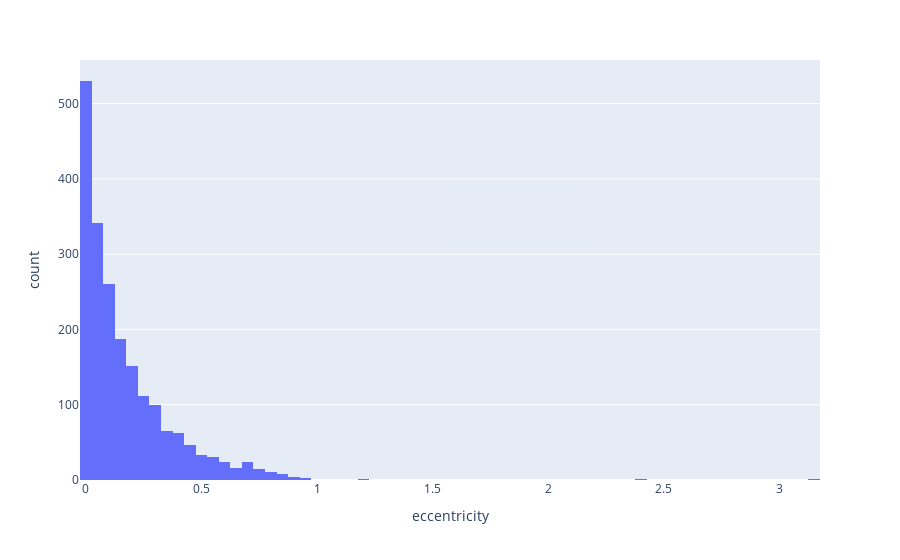

The notebook cell this image was saved under:
### Markdown cell above
## plotting the histogram of the eccentricity data

### Code cell
import plotly.express as px
fig = px.histogram(e_non_nan, nbins=100, x="eccentricity")
fig.show()

### Figure 1 — Plotly figure (JSON) as saved in the notebook; plotly's stock layout.template omitted (floating-point values rounded to 4 significant figures; data arrays with more than 128 entries replaced by an {"elided": "..."} marker saying what was removed)
{"data": [{"alignmentgroup": "True", "bingroup": "x", "hovertemplate": "eccentricity=%{x}<br>count=%{y}<extra></extra>", "legendgroup": "", "marker": {"color": "#636efa", "pattern": {"shape": ""}}, "name": "", "nbinsx": 100, "offsetgroup": "", "orientation": "v", "showlegend": false, "type": "histogram", "x": {"elided": "2027 float values"}, "xaxis": "x", "yaxis": "y"}], "layout": {"autosize": true, "barmode": "relative", "legend": {"tracegroupgap": 0}, "margin": {"t": 60}, "xaxis": {"anchor": "y", "autorange": true, "domain": [0, 1], "range": [-0.025, 3.175], "title": {"text": "eccentricity"}, "type": "linear"}, "yaxis": {"anchor": "x", "autorange": true, "domain": [0, 1], "range": [0, 557.9], "title": {"text": "count"}}}}
